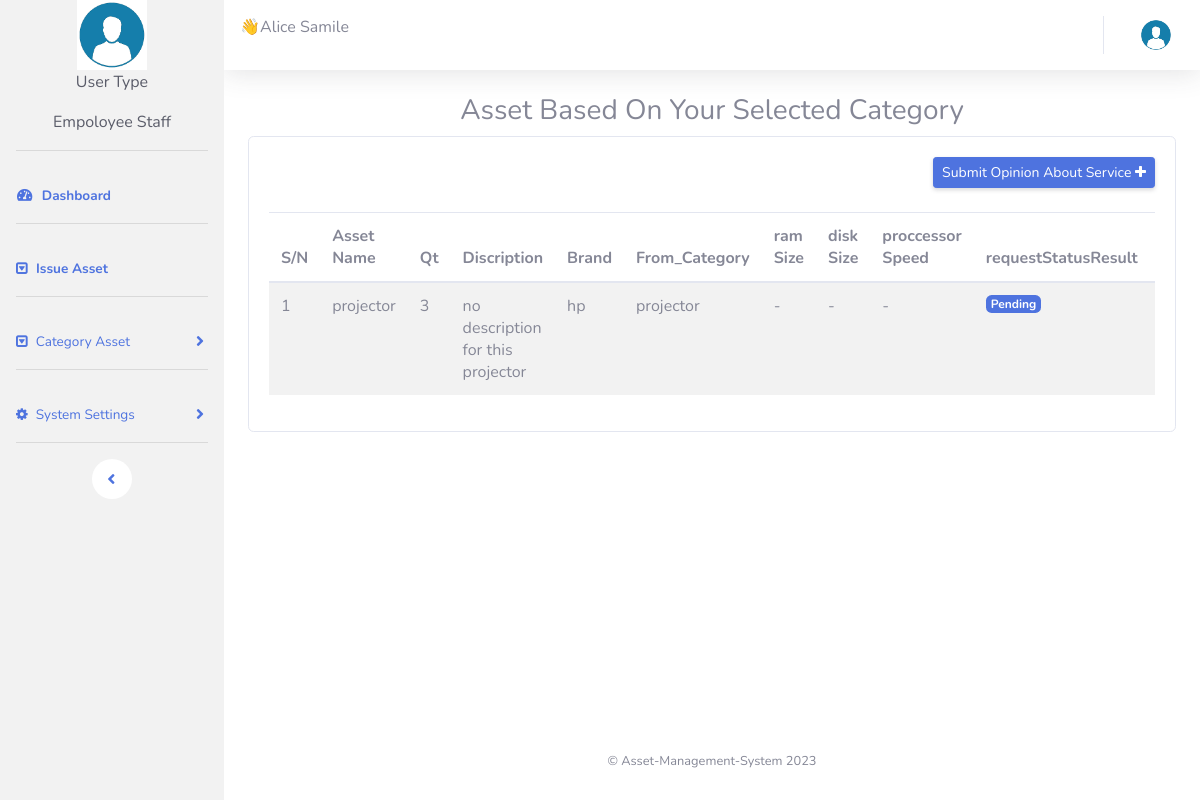
/employee/categoryId.php?userCategory=1 (signed in), run on the app's committed database.
### tables this page shows
CREATE TABLE `assetissued` (
  `issuedId` int(11) NOT NULL,
  `whoBorrow` int(11) NOT NULL DEFAULT 0,
  `assetBorrowed` int(11) NOT NULL,
  `assetQuantity` int(11) NOT NULL,
  `requestStatusResult` varchar(100) NOT NULL,
  `timeBorrowed` timestamp NOT NULL DEFAULT current_timestamp(),
  `timeReturned` timestamp NOT NULL DEFAULT current_timestamp()
);

CREATE TABLE `asset_managed` (
  `asset_id` int(11) NOT NULL,
  `asset_name` text NOT NULL,
  `asset_discription` text NOT NULL,
  `brande_name` text NOT NULL,
  `quantity` int(11) NOT NULL,
  `ramSize` varchar(30) NOT NULL DEFAULT '-',
  `diskSize` varchar(30) NOT NULL DEFAULT '-',
  `proccessorSpeed` varchar(30) NOT NULL DEFAULT '-',
  `registered_by` int(11) NOT NULL,
  `whichCategory` int(11) NOT NULL,
  `date_registered` timestamp NOT NULL DEFAULT current_timestamp(),
  `date_modified` timestamp NOT NULL DEFAULT current_timestamp()
);

CREATE TABLE `assetcategory` (
  `categoryId` int(11) NOT NULL,
  `category_name` varchar(100) NOT NULL,
  `addedBy` int(11) NOT NULL,
  `time_added` timestamp NOT NULL DEFAULT current_timestamp(),
  `time_modified` timestamp NOT NULL DEFAULT current_timestamp()
);

### employee/categoryId.php (the view, shortened to what this page needs)
<?php
    require_once('../include/sidebar.php');
?>
<h3 class="text-center text-capitalize">Asset based on your selected category</h3>
<div class="row animated--grow-in">
    <div class="col-xl-12">
        <div class="card card-body">
            <div class="d-sm-flex align-items-center justify-content-between mb-4">
                    <button class="d-none d-sm-inline-block btn btn-primary btn-sm shadow-sm" data-toggle="modal"
                        data-target="#comentModal">Submit Opinion About Service <i class="fa fa-plus fa-sm"></i>
                    </button>
            </div>
            <div class="table-responsive">
                <table class="table table-striped table-hover dt-responsive display nowrap" id="dataTable" width="100%" cellspacing="0">
                    <thead>
                    <tr>
                        <th>S/N</th>
                        <th>Asset Name</th>
                        <th>Qt</th>
                        <th>Discription</th>
                        <th>Brand</th>
                        <th>From_Category</th>
                        <th>ram Size</th>
                        <th>disk Size</th>
                        <th>proccessor Speed</th>
                        <th>requestStatusResult</th>
                        <th>Time Issued</th>
                    </tr>
                    </thead>
                    <tbody>
                        <?php
                            $sn = 1;
                            $new_asset_record = $conn->query("SELECT * FROM assetissued, asset_managed, assetcategory, employee WHERE
                                assetissued.assetBorrowed = asset_managed.asset_id and
                                asset_managed.whichCategory = assetcategory.categoryId and
                                employee.employee_id = {$_SESSION['userData']['employee_id']} and
                                assetcategory.categoryId = {$_GET['userCategory']}");
                            while($get_asset_result = mysqli_fetch_array($new_asset_record)):
                                if($get_asset_result > 0): ?>
                                    <tr>
                                        <td><?php echo $sn++; ?> </td>
                                        <td><?php echo $get_asset_result['asset_name']; ?> </td>
                                        <td><?php echo $get_asset_result['quantity']; ?> </td>
                                        <td><?php echo $get_asset_result['asset_discription']; ?> </td>
                                        <td><?php echo $get_asset_result['brande_name']; ?> </td>
                                        <td><?php echo $get_asset_result['category_name']; ?> </td>
                                        <td><?php echo $get_asset_result['ramSize']; ?> </td>
                                        <td><?php echo $get_asset_result['diskSize']; ?> </td>
                                        <td><?php echo $get_asset_result['proccessorSpeed']; ?> </td>
                                        <td>
                                            <?php
                                                if($get_asset_result['requestStatusResult'] == "pending"){ ?>
                                                    <p class="badge badge-primary">Pending</p>
                                               <?php }
                                                elseif($get_asset_result['requestStatusResult'] == "denied"){ ?>
                                                    <p  class="badge badge-danger">Request Denied</p>
                                                <?php }
                                                elseif($get_asset_result['requestStatusResult'] == "not taken"){ ?>
                                                    <p  class="badge badge-danger">Not Taken</p>
                                                <?php }
                                                elseif($get_asset_result['requestStatusResult'] == "Returned"){ ?>
                                                    <p  class="badge badge-primary">Returned</p>
                                                <?php }
                                                else{ ?>
                                                    <p  class="badge badge-success">Request Accepted <i class="fa fa-check text-primary"></i></p>
                                                <?php } ?>
                                        </td>
                                        <td><?php echo $get_asset_result['timeBorrowed']; ?> </td>
                                <?php endif;
                            endwhile;
                        ?>
                    </tbody>
                </table>
            </div>
        </div>
    </div>
</div>
            </div>
        </div>
            <footer class="sticky-footer bg-white">
                <div class="container my-auto">
                    <div class="copyright text-center my-auto">
                        <span> &copy; Asset-Management-System <?php echo date('Y') ?></span>
                    </div>
                </div>
            </footer>
    </div>
</div>
</body>
</html>

### data on the page
assetissued: asset_managed.asset_name "projector", asset_managed.quantity "3", asset_managed.asset_discription "no description for this projector", asset_managed.brande_name "hp", assetcategory.category_name "projector", asset_managed.ramSize "-", asset_managed.diskSize "-", asset_managed.proccessorSpeed "-", requestStatusResult "Pending"

### other printed values
$_SESSION['userData']['first_name'] "Alice"
$_SESSION['userData']['last_name'] "Samile"
